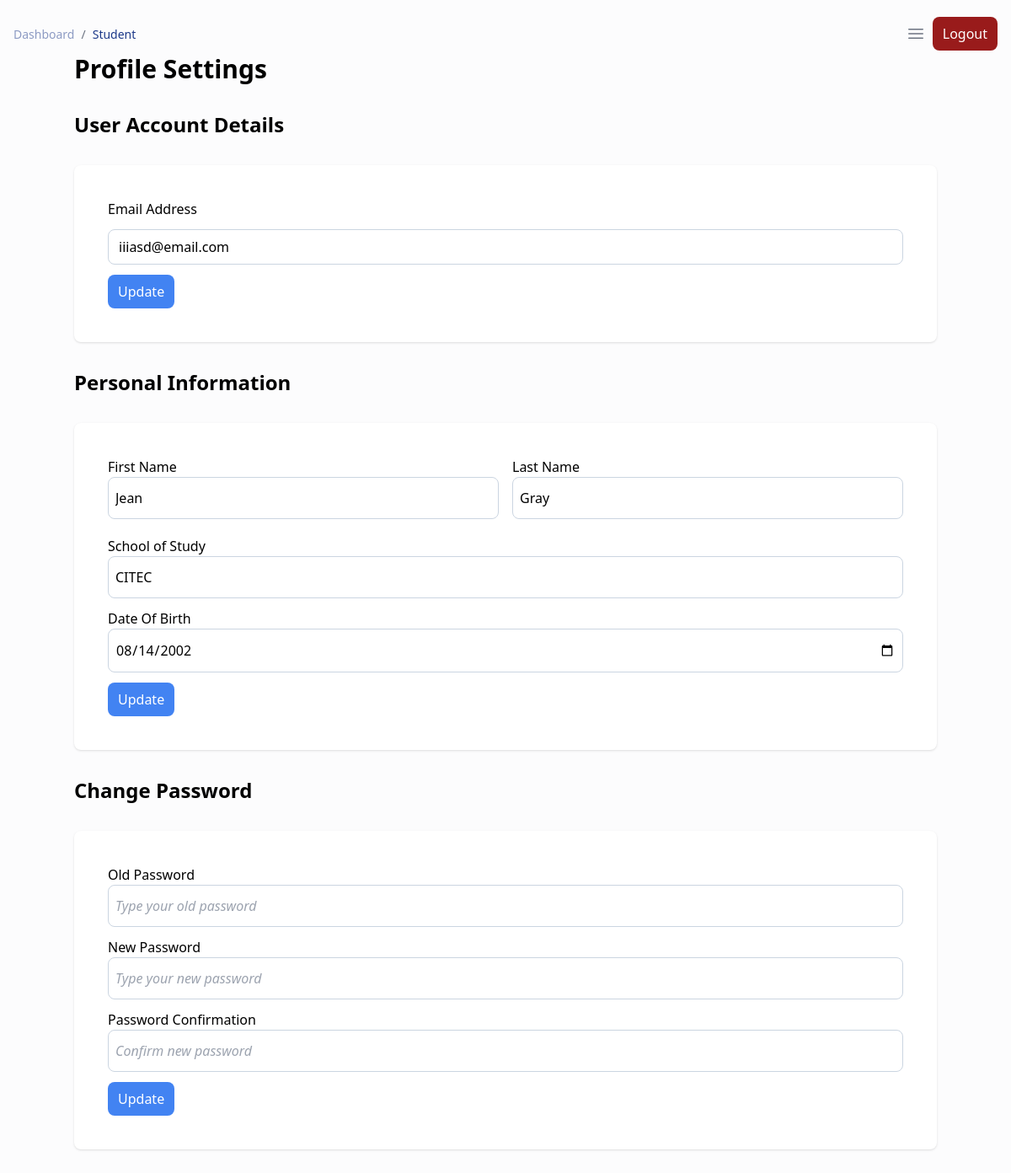
Screenshot of /student/profile.php (signed in) with the database file from the repository.
### tables this page shows
CREATE TABLE `users` (
  `id` int(10) NOT NULL,
  `is_admin` tinyint(1) NOT NULL DEFAULT 0,
  `email` varchar(255) NOT NULL,
  `gender` text NOT NULL,
  `password` varchar(255) NOT NULL,
  `created_at` timestamp NULL DEFAULT current_timestamp()
);

CREATE TABLE `students` (
  `id` int(11) NOT NULL,
  `user_id` int(11) NOT NULL,
  `batch_id` int(11) UNSIGNED DEFAULT NULL,
  `first_name` varchar(255) NOT NULL,
  `last_name` varchar(255) NOT NULL,
  `date_of_birth` date NOT NULL,
  `is_approved` tinyint(1) NOT NULL DEFAULT 0,
  `school` varchar(255) NOT NULL,
  `created_at` timestamp NULL DEFAULT current_timestamp()
);

### config/settings.php (called while the page is built, shortened)
<?php
if(!function_exists("getConfig")){
    function getConfig($key){
            $siteConfig = [
                'site_name' => "EAMS",
                'app_mode' => "production",
                'base_url' => "http://localhost/Attendance-system",
                'base_path' => dirname(__DIR__, 1)
            ];
            return $siteConfig[$key] ?? null;
    }
}
?>

### includes/functions.php (called while the page is built, shortened)
<?php
require_once __DIR__ . "/../config/settings.php";
if(!function_exists("baseUrl")){
    function baseUrl(string $path = null, array $query = null){
        if($path !== null && $query !== null){
            $build = http_build_query($query);
            return getConfig(key: 'base_url') . "/" . $path . "?" . $build;
        }
        elseif($path !== null){
            return getConfig(key: 'base_url') . "/" . $path;
        }
        return getConfig(key: 'base_url');
    }
}
?>

### student/profile.php (the view, shortened to what this page needs)
<?php require_once "./templates/header.php" ?>
<?php
$student = [];
$user = [];
$userID = $_SESSION['loginID'];
$query = "SELECT * FROM students WHERE user_id = $userID";
$result = mysqli_query($connection, $query);
if (mysqli_num_rows($result) == 1) {
    $student = mysqli_fetch_assoc($result);
}
$userQuery = "SELECT * FROM users WHERE id = $userID";
$userResult = mysqli_query($connection, $userQuery);
if (mysqli_num_rows($userResult) == 1) {
    $user = mysqli_fetch_assoc($userResult);
}
?>
<script src="https://cdn.tailwindcss.com"></script>
<div class="min-h-screen bg-gray-50/50">
    <div class="p-4 xl:ml-80">
        <?php require_once "./templates/navigation.php" ?>
        <div class="container mx-auto">
            <h1 class="text-3xl font-semibold mb-8">Profile Settings</h1>
            <div class="grid grid-cols-1 gap-8 mb-8">
                <h2 class="text-2xl font-semibold">User Account Details</h2>
                <div class="min-h-fit p-10 bg-white shadow rounded-lg">
                    <form action="<?= baseUrl('student/action/update_user_account.php') ?>" method="POST" autocomplete="off">
                        <div class="mb-3">
                            <label for="email" class="block mb-3">Email Address </label>
                            <input type="email" name="email" id="email" class="border border-slate-300 rounded-lg px-3 py-2 w-full placeholder:italic " placeholder="Type email" value="<?= $user['email'] ?>" />
                        </div>
                        <button class="py-2 px-3 bg-[#4283f2] hover:bg-[#093c94] transition-all ease-in-out delay-75 rounded-lg text-white">Update</button>
                    </form>
                </div>
                <h2 class="text-2xl font-semibold">Personal Information</h2>
                <div class="min-h-fit p-10 bg-white shadow rounded-lg">
                    <form action="<?= baseUrl('student/action/update_info.php') ?>" method="POST" autocomplete="off">
                        <div class="grid grid-cols-1 md:grid-cols-2 gap-4 mb-5">
                            <div>
                                <label for="firstName">First Name</label>
                                <input type="text" name="firstName" id="firstName" class="w-full border border-slate-300 rounded-lg py-3 px-2 placeholder:italic" placeholder="Type your First Name" value="<?= $student['first_name'] ?? "" ?>" />
                            </div>
                            <div>
                                <label for="lastName">Last Name</label>
                                <input type="text" name="lastName" id="lastName" class="w-full border border-slate-300 rounded-lg py-3 px-2 placeholder:italic" placeholder="Type your Last Name" value="<?= $student['last_name'] ?? "" ?>" />
                            </div>
                        </div>
                        <div class="mb-3">
                            <label for="school">School of Study</label>
                            <input type="text" name="school" id="school" class="w-full border border-slate-300 rounded-lg py-3 px-2 placeholder:italic" placeholder="Type the name of your school" value="<?= $student['school'] ?>" />
                        </div>
                        <div class="mb-3">
                            <label for="dateOfBirth">Date Of Birth</label>
                            <input type="date" name="dateOfBirth" id="dateOfBirth" class="w-full border border-slate-300 rounded-lg py-3 px-2 placeholder:italic" value="<?= $student['date_of_birth'] ?>" />
                        </div>
                        <button class="py-2 px-3 bg-[#4283f2] hover:bg-[#093c94] transition-all ease-in-out delay-75 rounded-lg text-white">Update</button>
                    </form>
                </div>
                <h2 class="text-2xl font-semibold">Change Password</h2>
                <div class="min-h-fit p-10 bg-white shadow rounded-lg">
                    <form action="<?= baseUrl('student/action/update_password.php') ?>" method="POST" autocomplete="off">
                        <div class="mb-3">
                            <label for="oldPassword">Old Password</label>
                            <input type="password" name="oldPassword" id="oldPassword" class="w-full border border-slate-300 rounded-lg py-3 px-2  placeholder:italic" placeholder="Type your old password" />
                        </div>
                        <div class="mb-3">
                            <label for="newPassword">New Password</label>
                            <input type="password" name="newPassword" id="newPassword" class="w-full border border-slate-300 rounded-lg py-3 px-2  placeholder:italic" placeholder="Type your new password" />
                        </div>
                        <div class="mb-3">
                            <label for="passwordConfirmation">Password Confirmation</label>
                            <input type="password" name="passwordConfirmation" id="passwordConfirmation" class="w-full border border-slate-300 rounded-lg py-3 px-2 placeholder:italic" placeholder="Confirm new password" />
                        </div>
                        <button class="py-2 px-3 bg-[#4283f2] hover:bg-[#093c94] transition-all ease-in-out delay-75 rounded-lg text-white">Update</button>
                    </form>
                </div>
            </div>
        </div>
    </div>
    <?php require_once "./templates/footer.php" ?>

### rows the page displays
users: email "iiiasd@email.com"
students: firstName "Jean", lastName "Gray", school "CITEC", dateOfBirth "08/14/2002"
